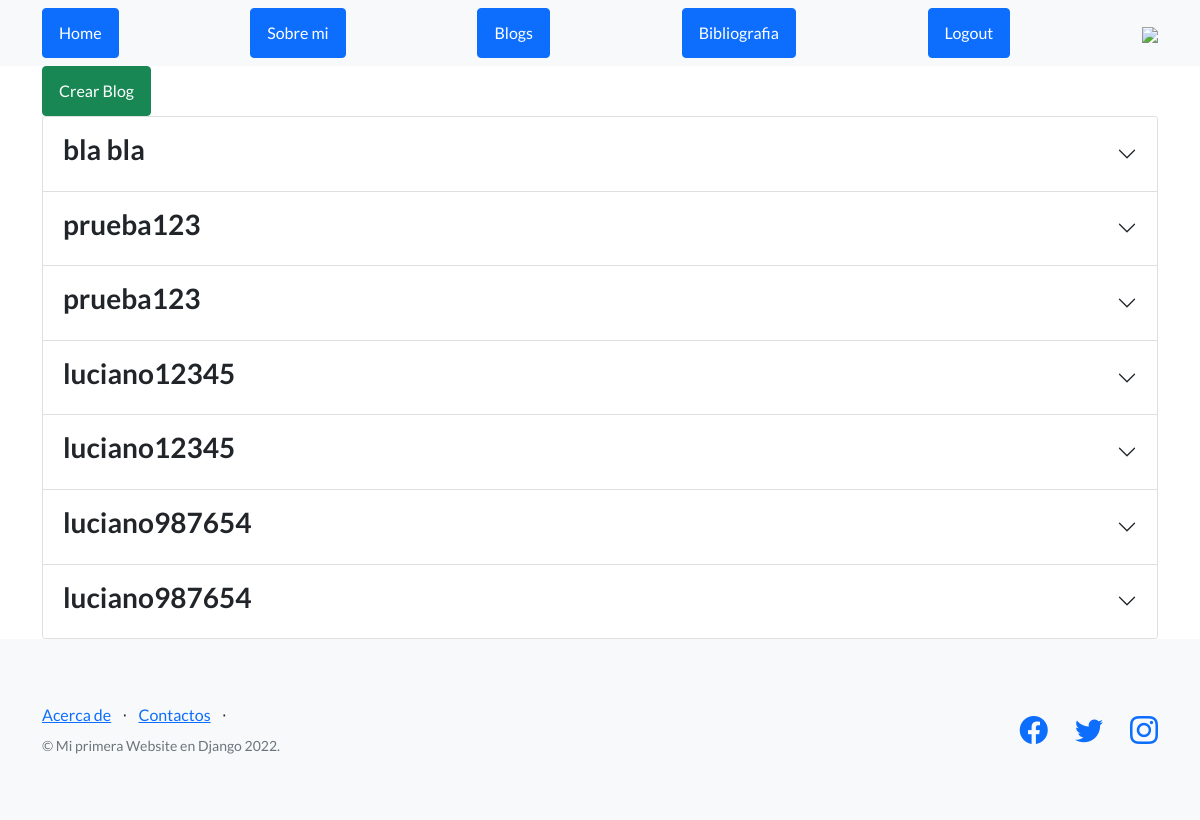
/bases/blogs/ (signed in), run on the app's committed database.
### bases/models.py (models this page shows, shortened)
class Blogs(models.Model):
    title = models.CharField(max_length=20)
    subTitle = models.CharField(max_length=20)
    body = models.TextField()
    author = models.CharField(max_length=20)
    date = models.DateTimeField()

### bases/views.py (the view)
# urls.py: path('blogs/', views.blogs , name='blogs'),
def blogs(request):
    blogsAll = Blogs.objects.all()
    return render(
        request, "bases/blogs.html",
        {'blogsAll': blogsAll}
    )

### bases/templates/bases/blogs.html (shortened to what this page needs)
{% extends 'index/index.html' %}
{% block header_index %}
    <div class="container-md">
        {% if request.user.is_authenticated %}
            <a class="btn btn-success" href={% url 'creatBlog' %}>Crear Blog</a>
        {% endif %}
    </div>
{% endblock header_index %}
{% block templates %}
    <div class="container-md">
        <div class="accordion" id="accordionPanelsStayOpenExample">
            {% for blog in  blogsAll%}
            <div class="accordion-item">
                <h4 class="accordion-header" id="headingOne">
                    <button class="accordion-button collapsed" type="button" data-bs-toggle="collapse" data-bs-target="#collapseOne" aria-expanded="true" aria-controls="collapseOne">
                        <h3>{{blog.title}}</h3>
                    </button>
                </h4>
            </div>
            {% endfor %}
        </div>
    </div>
{% endblock templates %}

### data on the page
Blogs: title "bla bla"
Blogs: title "prueba123"
Blogs: title "prueba123"
Blogs: title "luciano12345"
Blogs: title "luciano12345"
Blogs: title "luciano987654"
Blogs: title "luciano987654"
